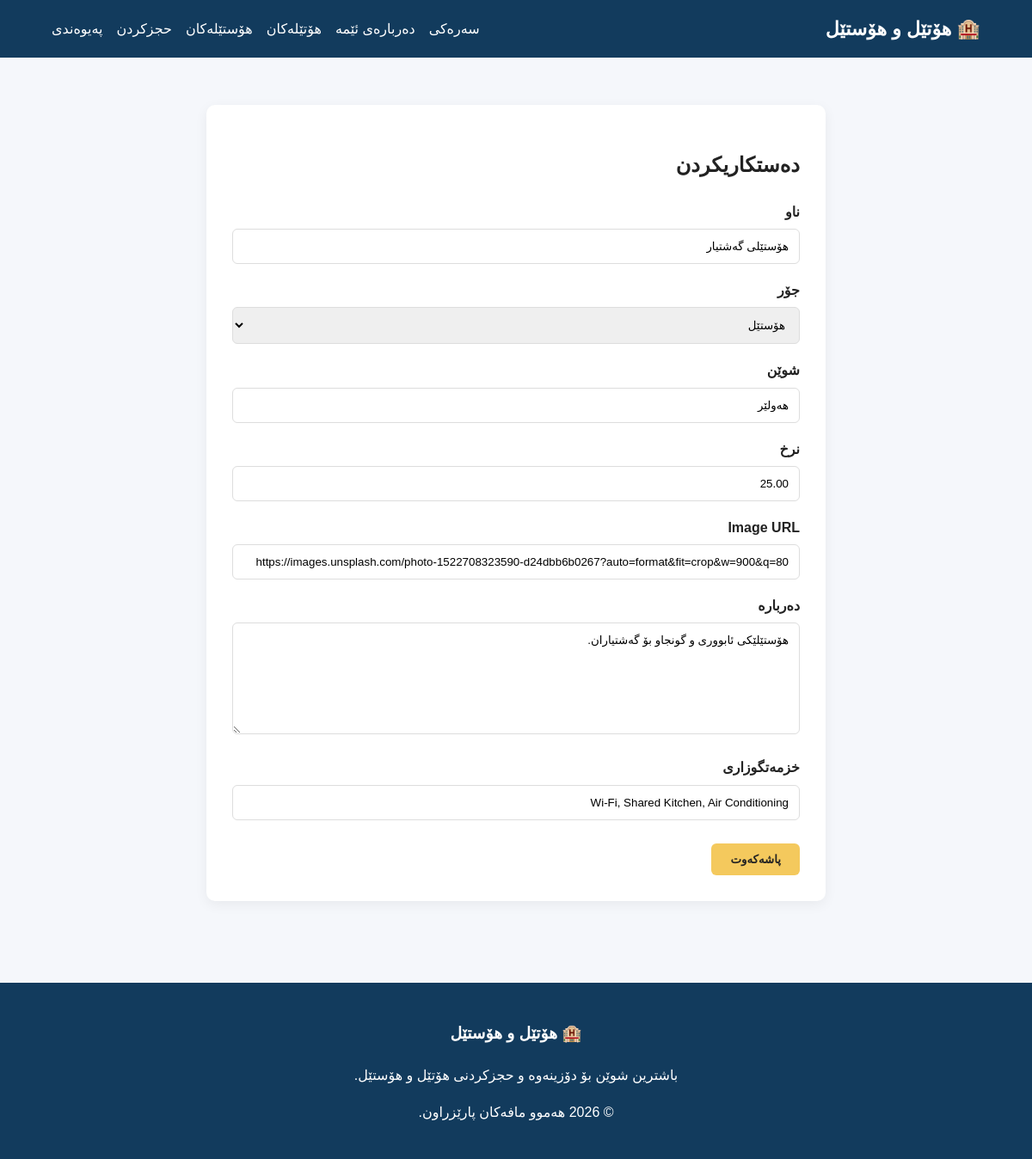
The app's page /admin/edit_hotel.php?id=3 (signed in) with its own data.
### tables this page shows
CREATE TABLE properties (
 id INT AUTO_INCREMENT PRIMARY KEY,
 name VARCHAR(255) NOT NULL,
 type ENUM('hotel','hostel') NOT NULL,
 location VARCHAR(255) NOT NULL,
 price DECIMAL(10,2) NOT NULL,
 image VARCHAR(500) NOT NULL,
 description TEXT NOT NULL,
 services TEXT,
 created_at TIMESTAMP DEFAULT CURRENT_TIMESTAMP
);

### admin/edit_hotel.php (the view)
<?php require_once "../includes/db.php";require_once "../includes/auth.php";require_admin();$id=(int)($_GET["id"]??0);$stmt=$conn->prepare("SELECT * FROM properties WHERE id=?");$stmt->execute([$id]);$p=$stmt->fetch(PDO::FETCH_ASSOC);if(!$p)die("Not found");if($_SERVER["REQUEST_METHOD"]==="POST"){$stmt=$conn->prepare("UPDATE properties SET name=?,type=?,location=?,price=?,image=?,description=?,services=? WHERE id=?");$stmt->execute([$_POST["name"],$_POST["type"],$_POST["location"],$_POST["price"],$_POST["image"],$_POST["description"],$_POST["services"],$id]);header("Location:hotels.php");exit;}$page_title="دەستکاری";$root="../";include "../includes/header.php"; ?>
<section class="section"><div class="container"><div class="form-box"><h1>دەستکاریکردن</h1><form method="POST"><div class="form-group"><label>ناو</label><input name="name" value="<?= htmlspecialchars($p["name"]) ?>" required></div><div class="form-group"><label>جۆر</label><select name="type"><option value="hotel" <?= $p["type"]==="hotel"?"selected":"" ?>>هۆتێل</option><option value="hostel" <?= $p["type"]==="hostel"?"selected":"" ?>>هۆستێل</option></select></div><div class="form-group"><label>شوێن</label><input name="location" value="<?= htmlspecialchars($p["location"]) ?>"></div><div class="form-group"><label>نرخ</label><input type="number" step="0.01" name="price" value="<?= $p["price"] ?>"></div><div class="form-group"><label>Image URL</label><input name="image" value="<?= htmlspecialchars($p["image"]) ?>"></div><div class="form-group"><label>دەربارە</label><textarea name="description"><?= htmlspecialchars($p["description"]) ?></textarea></div><div class="form-group"><label>خزمەتگوزاری</label><input name="services" value="<?= htmlspecialchars($p["services"]) ?>"></div><button class="btn">پاشەکەوت</button></form></div></div></section><?php include "../includes/footer.php"; ?>

### css/style.css (style rules this page uses)
* { box-sizing:border-box }
body { margin:0;font-family:Tahoma,Arial,sans-serif;background:#f5f7fb;color:#222;line-height:1.7 }
.container { width:90%;max-width:1200px;margin:auto }
.btn { display:inline-block;background:#f4c95d;color:#222;padding:11px 22px;border-radius:6px;font-weight:bold;border:none;cursor:pointer;margin-top:10px }
.section { padding:55px 0 }
.form-box { max-width:720px;margin:auto;background:#fff;padding:30px;border-radius:10px;box-shadow:0 4px 15px rgba(0,0,0,.06) }
.form-group { margin-bottom:17px }
label { display:block;margin-bottom:6px;font-weight:bold }
input,select,textarea { width:100%;padding:12px;border:1px solid #ddd;border-radius:6px;font-family:inherit }
textarea { min-height:130px }

### records on screen
properties: name "هۆستێلی گەشتیار", type "هۆستێل", location "هەولێر", price "25.00", image "https://images.unsplash.com/photo-1522708323590-d24dbb6b0267?auto=format&fit=crop&w=900&q=80", description "هۆستێلێکی ئابووری و گونجاو بۆ گەشتیاران.", services "Wi-Fi, Shared Kitchen, Air Conditioning"
